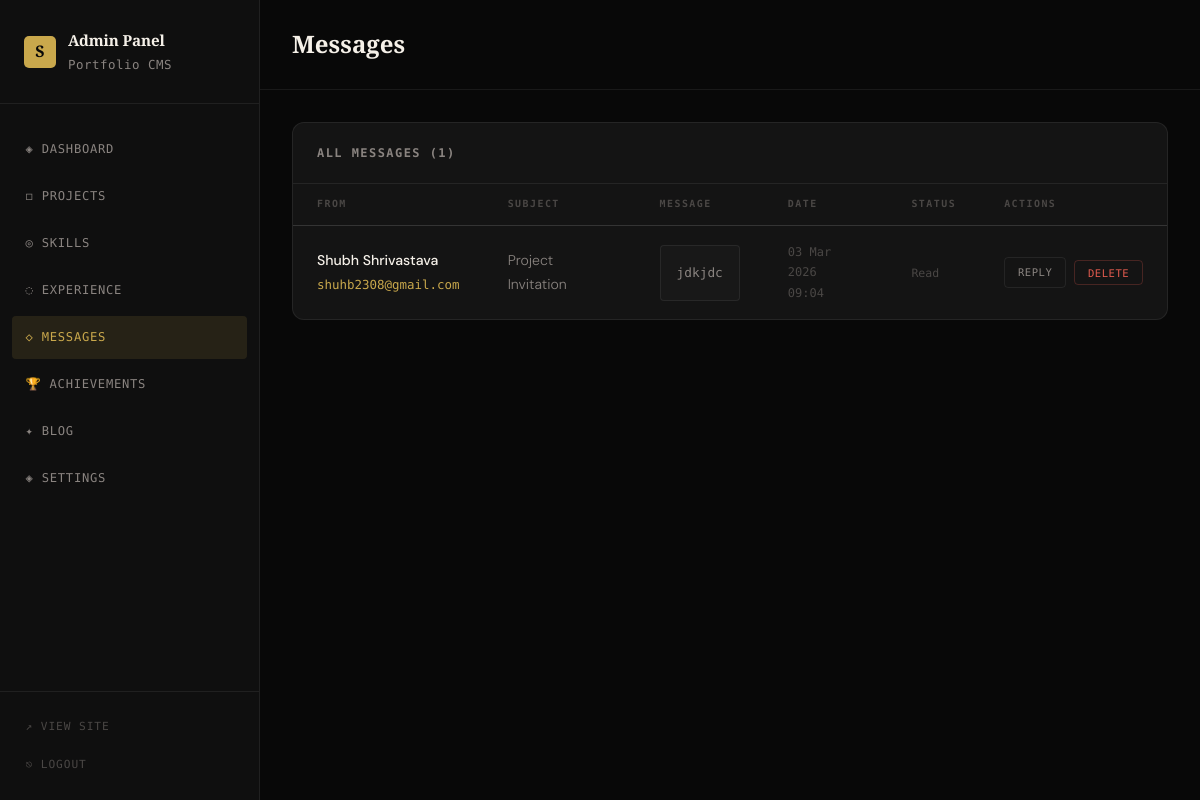
/admin/messages (signed in), run on the app's committed database.
### models.py (models this page shows)
class Message(db.Model):
    id = db.Column(db.Integer, primary_key=True)
    name = db.Column(db.String(200), nullable=False)
    email = db.Column(db.String(200), nullable=False)
    subject = db.Column(db.String(300))
    message = db.Column(db.Text, nullable=False)
    is_read = db.Column(db.Boolean, default=False)
    created_at = db.Column(db.DateTime, default=datetime.utcnow)

### app.py (the view)
@app.route('/admin/messages')
@login_required
def admin_messages():
    messages = Message.query.order_by(Message.created_at.desc()).all()
    return render_template('admin/messages.html', messages=messages)

### app.py (called while the page is built)
def login_required(f):
    @wraps(f)
    def decorated(*args, **kwargs):
        if not session.get('admin_logged_in'):
            return redirect(url_for('admin_login'))
        return f(*args, **kwargs)
    return decorated

### templates/admin/messages.html (shortened to what this page needs)
{% extends "admin/base_admin.html" %}
{% block page_title %}Messages{% endblock %}
{% block content %}
<div class="admin-card">
  <div class="admin-card-header">
    <h2>All Messages ({{ messages|length }})</h2>
  </div>
  {% if messages %}
  <table class="admin-table">
    <thead>
      <tr>
        <th>From</th>
        <th>Subject</th>
        <th>Message</th>
        <th>Date</th>
        <th>Status</th>
        <th>Actions</th>
      </tr>
    </thead>
    <tbody>
      {% for msg in messages %}
      <tr>
        <td>
          <strong>{{ msg.name }}</strong><br>
          <a href="mailto:{{ msg.email }}" style="font-size:0.78rem;color:var(--accent);font-family:var(--font-mono);">{{ msg.email }}</a>
        </td>
        <td>{{ msg.subject or '(no subject)' }}</td>
        <td style="max-width:280px;">
          <div class="msg-body">{{ msg.message }}</div>
        </td>
        <td style="font-family:var(--font-mono);font-size:0.75rem;color:var(--text-dim);">
          {{ msg.created_at.strftime('%d %b %Y<br>%H:%M') | safe }}
        </td>
        <td>
          {% if not msg.is_read %}
            <span class="badge-unread">Unread</span>
          {% else %}
            <span style="font-family:var(--font-mono);font-size:0.72rem;color:var(--text-dim);">Read</span>
          {% endif %}
        </td>
        <td>
          <div class="action-btns">
            <a href="mailto:{{ msg.email }}?subject=Re: {{ msg.subject or 'Your message' }}" class="btn-sm">Reply</a>
            <form method="POST" action="{{ url_for('admin_message_delete', mid=msg.id) }}" class="inline-form" onsubmit="return confirm('Delete this message?');">
              <button type="submit" class="btn-sm danger">Delete</button>
            </form>
          </div>
        </td>
      </tr>
      {% endfor %}
    </tbody>
  </table>
  {% else %}
  <div style="padding:3rem;text-align:center;color:var(--text-dim);font-family:var(--font-mono);font-size:0.82rem;">
    No messages yet. Share your portfolio to start receiving them!
  </div>
  {% endif %}
</div>
{% endblock %}

### static/css/style.css (style rules this page uses)
:root { --bg: #080808; --bg-2: #0f0f0f; --bg-3: #181818; --surface: #141414; --border: rgba(255,255,255,0.07); --border-hover: rgba(255,255,255,0.15); --text: #f5f0e8; --text-muted: #8a8480; --text-dim: #4a4745; --accent: #c9a84c; --accent-light: #e8c97a; --accent-dim: rgba(201,168,76,0.12); --red: #e05a4e; --radius: 12px; --radius-sm: 4px; --font-display: 'Playfair Display', Georgia, serif; --font-body: 'DM Sans', sans-serif; --font-mono: 'DM Mono', monospace; --transition: 0.35s cubic-bezier(0.25, 0.46, 0.45, 0.94); --max-width: 1200px; }
*, *::before, *::after { box-sizing: border-box; margin: 0; padding: 0; }
html { scroll-behavior: smooth; font-size: 16px; }
body { background: var(--bg); color: var(--text); font-family: var(--font-body); line-height: 1.7; font-weight: 300; overflow-x: hidden; }
a { color: inherit; text-decoration: none; }
.admin-card { background: var(--surface); border: 1px solid var(--border); border-radius: var(--radius); overflow: hidden; margin-bottom: 1.5rem; }
.admin-card-header { padding: 1.25rem 1.5rem; border-bottom: 1px solid var(--border); display: flex; align-items: center; justify-content: space-between; }
.admin-card-header h2 { font-family: var(--font-mono); font-size: 0.75rem; letter-spacing: 0.12em; text-transform: uppercase; color: var(--text-muted); }
.admin-table { width: 100%; border-collapse: collapse; }
.admin-table th { font-family: var(--font-mono); font-size: 0.62rem; letter-spacing: 0.15em; text-transform: uppercase; color: var(--text-dim); padding: 0.75rem 1.5rem; text-align: left; border-bottom: 1px solid var(--border); }
.admin-table td { padding: 1rem 1.5rem; border-bottom: 1px solid var(--border); font-size: 0.88rem; color: var(--text-muted); vertical-align: middle; }
.admin-table tr:last-child td { border-bottom: none; }
.admin-table td strong { color: var(--text); font-weight: 500; }
.action-btns { display: flex; gap: 0.5rem; align-items: center; }
.btn-sm { font-family: var(--font-mono); font-size: 0.66rem; letter-spacing: 0.05em; text-transform: uppercase; padding: 0.35rem 0.8rem; border-radius: var(--radius-sm); border: 1px solid var(--border); background: none; color: var(--text-muted); cursor: pointer; transition: all var(--transition); text-decoration: none; display: inline-flex; align-items: center; }
.btn-sm.danger { border-color: rgba(224,90,78,0.25); color: var(--red); }
.msg-body { white-space: pre-wrap; font-family: var(--font-mono); font-size: 0.8rem; color: var(--text-muted); line-height: 1.7; background: var(--bg-3); border: 1px solid var(--border); border-radius: var(--radius-sm); padding: 1rem; max-height: 200px; overflow-y: auto; }
.inline-form { display: inline; }

### data on the page
Message: name "Shubh Shrivastava", email "shuhb2308@gmail.com", subject "Project Invitation", message "jdkjdc", created_at "03 Mar 2026 09:04", is_read "Read"

### other printed values
{{ messages|length }} "1"
